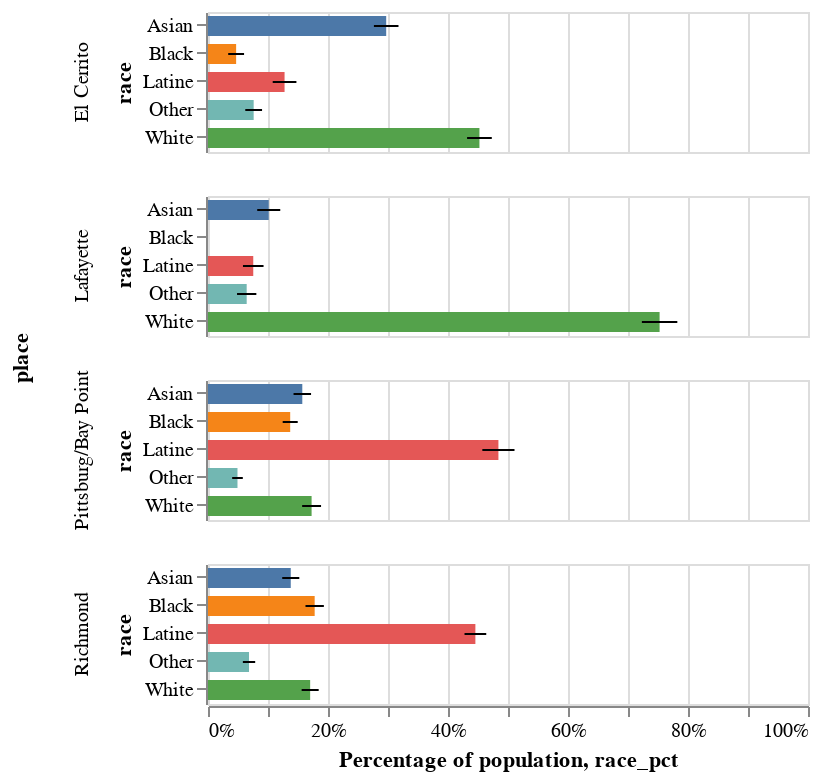

Write notebook code for a chart like this one.
### Markdown cell above
## Place Bars for All Races

### Code cell
# Make a grouped bar chart of all the places
bars = alt.Chart(df_place_bars).mark_bar(size=10).encode(
    x=alt.X('race_pct:Q').scale(domain=(0,1)).axis(format='%').title("Percentage of population"),
    y='race:N',
    color=alt.Color('race:N').legend(None)
).properties(
    width=300,
    height=70
)

#Show MOE
error_bars = alt.Chart().mark_errorbar().encode(
    x=alt.X('race_pct:Q').scale(zero=False),
    xError=('race_pct_moe:Q'),
    y='race:N'
)

alt.layer(bars, error_bars, data=df_place_bars).facet(
    row='place:N'
)

### Figure 1 — Vega-Lite specification as saved in the notebook (floating-point values rounded to 4 significant figures)
{"config": {"view": {"continuousWidth": 300, "continuousHeight": 300}}, "data": {"name": "data-e17f21aeff2077824fc1b2ca4ee241ed"}, "facet": {"row": {"field": "place", "type": "nominal"}}, "spec": {"layer": [{"mark": {"type": "bar", "size": 10}, "encoding": {"color": {"field": "race", "legend": null, "type": "nominal"}, "x": {"axis": {"format": "%"}, "field": "race_pct", "scale": {"domain": [0, 1]}, "title": "Percentage of population", "type": "quantitative"}, "y": {"field": "race", "type": "nominal"}}}, {"mark": {"type": "errorbar"}, "encoding": {"x": {"field": "race_pct", "scale": {"zero": false}, "type": "quantitative"}, "xError": {"field": "race_pct_moe"}, "y": {"field": "race", "type": "nominal"}}}], "height": 70, "width": 300}, "$schema": "https://vega.github.io/schema/vega-lite/v5.20.1.json", "datasets": {"data-e17f21aeff2077824fc1b2ca4ee241ed": [{"place": "Richmond", "race": "White", "race_pct": 0.1703, "race_pct_moe": 0.0142}, {"place": "Richmond", "race": "Black", "race_pct": 0.1778, "race_pct_moe": 0.01531}, {"place": "Richmond", "race": "Asian", "race_pct": 0.1379, "race_pct_moe": 0.01423}, {"place": "Richmond", "race": "Other", "race_pct": 0.06837, "race_pct_moe": 0.01028}, {"place": "Richmond", "race": "Latine", "race_pct": 0.4456, "race_pct_moe": 0.0181}, {"place": "Pittsburg/Bay Point", "race": "White", "race_pct": 0.1727, "race_pct_moe": 0.01575}, {"place": "Pittsburg/Bay Point", "race": "Black", "race_pct": 0.137, "race_pct_moe": 0.01251}, {"place": "Pittsburg/Bay Point", "race": "Asian", "race_pct": 0.1572, "race_pct_moe": 0.01459}, {"place": "Pittsburg/Bay Point", "race": "Other", "race_pct": 0.04914, "race_pct_moe": 0.008863}, {"place": "Pittsburg/Bay Point", "race": "Latine", "race_pct": 0.484, "race_pct_moe": 0.0268}, {"place": "El Cerrito", "race": "White", "race_pct": 0.4524, "race_pct_moe": 0.02059}, {"place": "El Cerrito", "race": "Black", "race_pct": 0.04689, "race_pct_moe": 0.01322}, {"place": "El Cerrito", "race": "Asian", "race_pct": 0.297, "race_pct_moe": 0.02048}, {"place": "El Cerrito", "race": "Other", "race_pct": 0.07611, "race_pct_moe": 0.01397}, {"place": "El Cerrito", "race": "Latine", "race_pct": 0.1276, "race_pct_moe": 0.01975}, {"place": "Lafayette", "race": "White", "race_pct": 0.7527, "race_pct_moe": 0.02954}, {"place": "Lafayette", "race": "Black", "race_pct": null, "race_pct_moe": null}, {"place": "Lafayette", "race": "Asian", "race_pct": 0.1012, "race_pct_moe": 0.0192}, {"place": "Lafayette", "race": "Other", "race_pct": 0.06448, "race_pct_moe": 0.0161}, {"place": "Lafayette", "race": "Latine", "race_pct": 0.07542, "race_pct_moe": 0.01715}]}}
